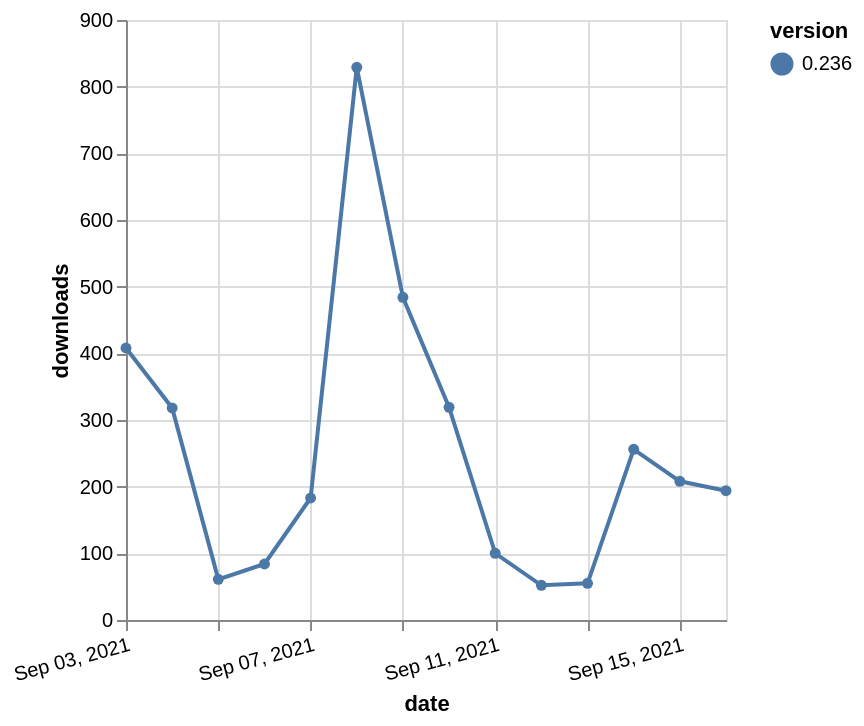

The specification (Vega-Lite) saved for this image:
### Vega-Lite specification from a JSON file in a GitHub repository (floating-point values rounded to 4 significant figures)
{"$schema": "https://vega.github.io/schema/vega-lite/v5.json", "description": "A simple bar chart with embedded data.", "data": {"values": [{"date": "2021-09-03", "total": 200133, "delta": 408, "version": "0.236"}, {"date": "2021-09-04", "total": 200451, "delta": 318, "version": "0.236"}, {"date": "2021-09-05", "total": 200512, "delta": 61, "version": "0.236"}, {"date": "2021-09-06", "total": 200596, "delta": 84, "version": "0.236"}, {"date": "2021-09-07", "total": 200779, "delta": 183, "version": "0.236"}, {"date": "2021-09-08", "total": 201608, "delta": 829, "version": "0.236"}, {"date": "2021-09-09", "total": 202092, "delta": 484, "version": "0.236"}, {"date": "2021-09-10", "total": 202411, "delta": 319, "version": "0.236"}, {"date": "2021-09-11", "total": 202511, "delta": 100, "version": "0.236"}, {"date": "2021-09-12", "total": 202563, "delta": 52, "version": "0.236"}, {"date": "2021-09-13", "total": 202618, "delta": 55, "version": "0.236"}, {"date": "2021-09-14", "total": 202874, "delta": 256, "version": "0.236"}, {"date": "2021-09-15", "total": 203082, "delta": 208, "version": "0.236"}, {"date": "2021-09-16", "total": 203276, "delta": 194, "version": "0.236"}]}, "width": "container", "mark": {"type": "line", "point": {"filled": true}}, "encoding": {"x": {"field": "date", "type": "temporal", "timeUnit": "yearmonthdate", "title": "date", "axis": {"labelAngle": -15}}, "y": {"field": "delta", "type": "quantitative", "title": "downloads"}, "color": {"field": "version", "type": "nominal"}, "tooltip": {"field": "delta"}}}
